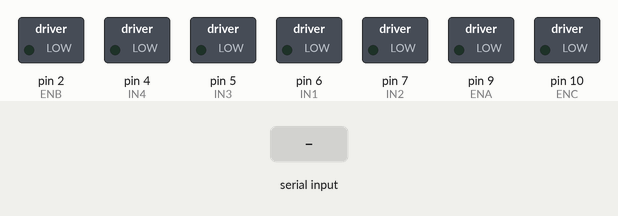
A sketch run on a simulated Arduino Uno, built with avr-gcc and run on an emulated ATmega328P. Parts: switched loads named in the sketch (green lamp = pin HIGH). The test bench sets the inputs (shaded band).

Above: at 1.2 s.
1.3 s: "90,45,200," received over Serial
At 4.0 s:
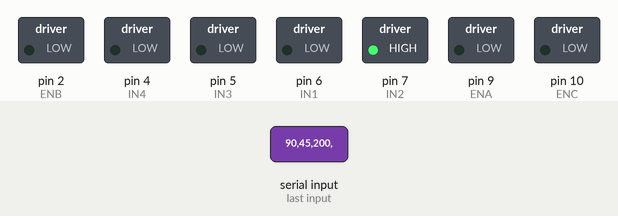
4.3 s: "1,90," received over Serial
7.3 s: "30,150,10," received over Serial
At 9.8 s:
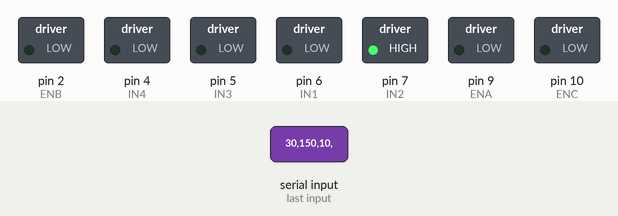
10.3 s: "90,45,200,10," received over Serial
At 12.5 s:
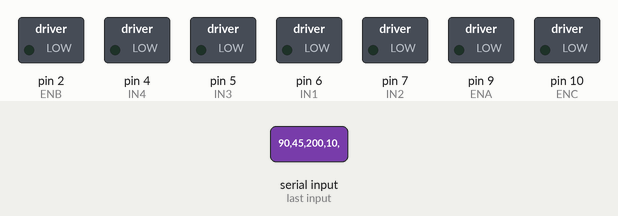
Timing chart, 0 to 13.8 s (numbered marks = the images above; inputs shaded):
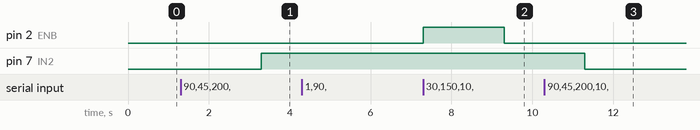

The sketch:

slaveESP32.ino
```cpp
int IN3 = 5;    // Input3 conectada al pin 5
int IN4 = 4;    // Input4 conectada al pin 4
int ENB = 2;    // ENB conectada al pin 3 de Arduino

int ENA = 9;
int IN1 = 6;
int IN2 = 7;

int ENC = 10;


void setup() {
  Serial.begin(115200);

  pinMode(ENB, OUTPUT);
  pinMode(IN3, OUTPUT);
  pinMode(IN4, OUTPUT);

  pinMode(ENA, OUTPUT);
  pinMode(IN1, OUTPUT);
  pinMode(IN2, OUTPUT);

  pinMode(ENC,OUTPUT);

 }

void loop() {
  if (Serial.available()>0) {
    int enMotor1 = Serial.readStringUntil(',').toInt();
    int dirMotor1 = Serial.readStringUntil(',').toInt();
    int enMotor2 = Serial.readStringUntil(',').toInt();
    int dirMotor2 = Serial.readStringUntil(',').toInt();
    int toolBarM = Serial.readStringUntil(',').toInt();

    // Control the motors based on the parsed data
    moveMotor1(enMotor1, dirMotor1);
    moveMotor2(enMotor2, dirMotor2);
    moveMotor3(toolBarM);
  }
}

void moveMotor1(int a, int b){
  analogWrite(ENB,a == 1 ? 255:0 );
  digitalWrite(IN3,b == 1 ? HIGH : LOW);
  digitalWrite(IN4,b == 0 ? HIGH : LOW);
}

void moveMotor2(int a, int b){
  analogWrite(ENA,a == 1 ? 255:0 );
  digitalWrite(IN1,b == 1 ? HIGH : LOW);
  digitalWrite(IN2,b == 0 ? HIGH : LOW);
}

void moveMotor3(int a) {
  analogWrite(ENC, a == 1 ? 255 : 0);
}
```

Measured:
- after the input at 1.3 s, pin 7 (IN2): LOW → HIGH after 2.0 s
- after the input at 4.3 s, pin 2 (ENB): LOW → HIGH after 3.0 s
- after the input at 7.3 s, pin 2 (ENB): HIGH → LOW after 2.0 s
- after the input at 10.3 s, pin 7 (IN2): HIGH → LOW after 1.0 s
